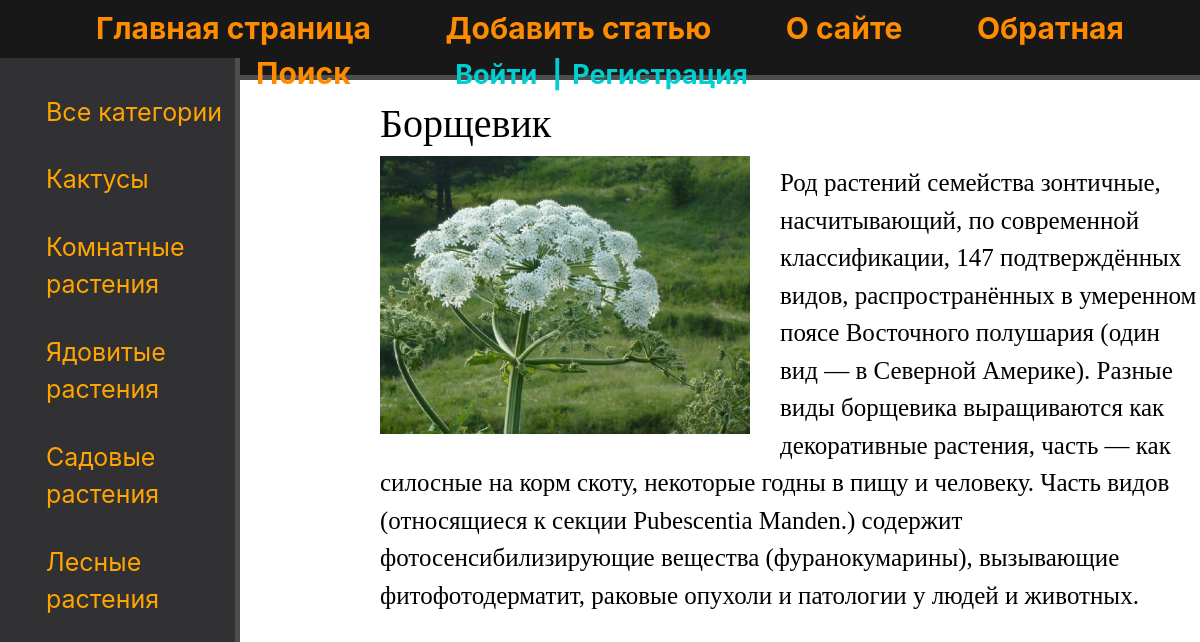
Screenshot of /post/borshchevik/ with the database file from the repository.
### flowers/models.py (models this page shows, shortened)
class Category(models.Model):
    name = models.CharField(max_length=250)
    slug = models.SlugField(max_length=250, unique=True, db_index=True)
    def get_absolute_url(self):
        return reverse('category', kwargs={'cat_slug': self.slug})

class Flowers(models.Model):
    name = models.CharField(max_length=250, blank=True)
    slug = models.SlugField(max_length=250, unique=True, db_index=True)
    photo = models.ImageField(upload_to="photos/%Y/%m/%d/", default=None, blank=True, null=True, verbose_name="Фото")
    content = models.TextField(blank=True)
    time_create = models.DateTimeField(auto_now_add=True)
    time_update = models.DateTimeField(auto_now=True)
    cat = models.ForeignKey('Category', on_delete=models.PROTECT, null=True, verbose_name='Категории')

### flowers/views.py (the view)
# urls.py: path('post/<slug:post_slug>/', views.show_post, name='post'),
def show_post(request, post_slug):
    post = get_object_or_404(Flowers, slug=post_slug)
    data = {
        'title': post.name,
        'menu': menu,
        'posts': post
    }
    return render(request, 'flowers/post.html', data)

### flowers/templatetags/flowers_category.py (called while the page is built)
@register.inclusion_tag('flowers/list_category.html')
def flower_category(cat_select=0):
    flower_cat = Category.objects.all()
    return {'category': flower_cat, 'cat_select': cat_select}

### users/context_processors.py (called while the page is built)
def get_flowers_context(request):
    return {'mainmenu': menu}

### flowers/templates/flowers/post.html
{% extends 'base.html' %}
{% block content %}
    <h1>{{ posts.name }}</h1>
    {% if posts.photo %}
    <p><img class="photo-post" src="{{posts.photo.url}}"></p>
    {% endif %}
    <p>{{ posts.content|linebreaks }}</p>
{% endblock %}

### flowers/templates/flowers/list_category.html
{% for cat in category %}
    {% if cat.id == cat_select %}
        <li class="select">{{cat.name}}</li>
    {% else %}
        <li><a href="{{ cat.get_absolute_url }}">{{cat.name}}</a></li>
    {% endif %}
{% endfor %}

### flowers/static/flowers/css/main.css (style rules this page uses)
body { background: white; }
aside div.category ul a { font-size:25px; color: orange; display: block; margin-top: 30px; transition: all .6s; text-decoration: none; }
.photo-post { max-width: 400px; max-height: 400px; float: left; padding: 0 30px 10px 0; }

### rows the page displays
Category: name "Кактусы"
Category: name "Комнатные растения"
Category: name "Ядовитые растения"
Category: name "Садовые растения"
Category: name "Лесные растения"
Flowers: name "Борщевик", photo (picture), content "Род растений семейства зонтичные, насчитывающий, по современной классификации, 147 подтверждённых видов, распространённых в умеренном поясе Восточного полушария (один вид — в Северной Америке). Разные виды борщевика выращиваются как декоративные растения, часть — как силосные на корм скоту, некоторые годны в пищу и человеку. Часть видов (относящиеся к секции Pubescentia Manden.) содержит фотосенсибилизирующие вещества (фуранокумарины), вызывающие фитофотодерматит, раковые опухоли и патологии у людей и животных."

### other values shown
{{ m.title }} "Главная страница" "Добавить статью" "О сайте" "Обратная…" "Поиск"
